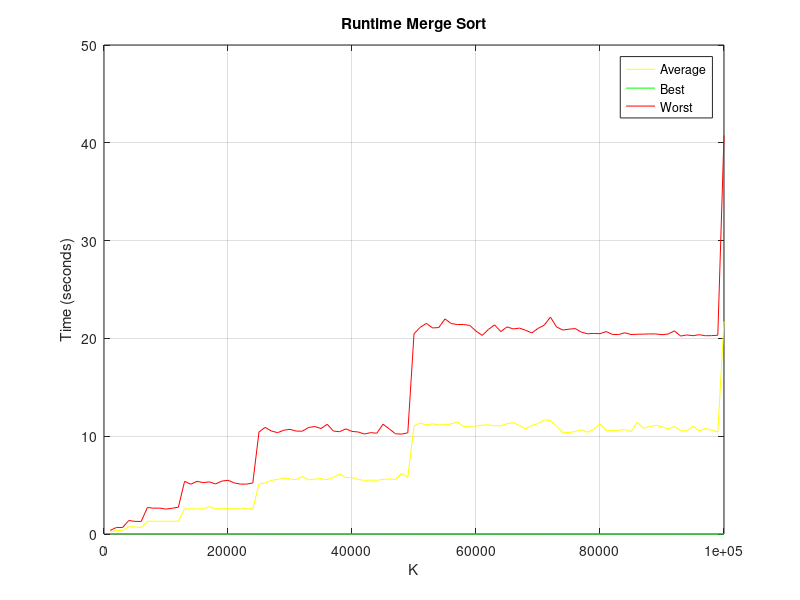

MATLAB code to generate this figure:
% Matlab/Octave Script for plotting the run-time graph

A = load("output.txt");
x_axis = A([1:2:200]);
y_axis = A([2:2:200]);
plot(x_axis, y_axis, 'y');
grid on;
hold on;

A = load("best.txt");
x_axis = A([1:2:200]);
y_axis = A([2:2:200]);
plot(x_axis, y_axis, 'g');
hold on;

A = load("worst.txt");
x_axis = A([1:2:200]);
y_axis = A([2:2:200]);
plot(x_axis, y_axis, 'r');
hold on;

title("Runtime Merge Sort");
xlabel("K");
ylabel("Time (seconds)");
legend("Average", "Best", "Worst");